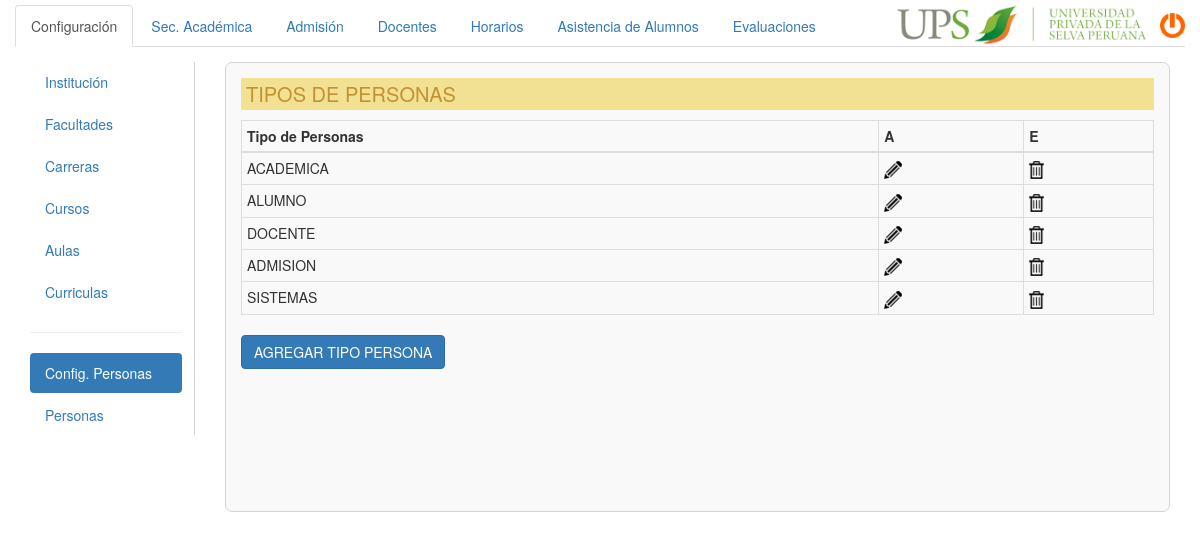
Screenshot of /configuracion/tipo_persona.php (signed in) with the database file from the repository.
### tables this page shows
CREATE TABLE IF NOT EXISTS `tipo_personas` (
  `id_tipo_persona` int(11) NOT NULL AUTO_INCREMENT,
  `tipo` varchar(50) NOT NULL,
  `estado` int(11) NOT NULL,
  PRIMARY KEY (`id_tipo_persona`)
);

### logica/configuracion_ln.php (called while the page is built, shortened)
<?php
require_once('../datos/configuracion_ad.php');
class Configuracion_ln{
	private $_tipo_persona;
	public function __construct(){
		$this->_tipo_persona=array();
	}
	public function listar_tipo_persona(){
		$confi_ad=new Configuracion_ad();
		$res=$confi_ad->listar_tipo_persona();
		while ($reg=mysql_fetch_assoc($res)) {
			$this->_tipo_persona[]=$reg;
		}
		return $this->_tipo_persona;
	}
}
?>

### datos/conexion.php (called while the page is built, shortened)
<?php
class Conexion{
	public static function conectar(){
		$con=mysql_connect('localhost','root','toor');
		$db=mysql_select_db("academia");
		return $con;
	}
}
?>

### datos/configuracion_ad.php (called while the page is built, shortened)
<?php
require_once('conexion.php');
class Configuracion_ad{
	public function listar_tipo_persona(){
		$sql="select id_tipo_persona,tipo from tipo_personas where estado=1 order by id_tipo_persona desc";
		$query=mysql_query($sql,Conexion::conectar());
		return $query;
	}
}
?>

### configuracion/tipo_persona.php (the view, shortened to what this page needs)
<?php
	require_once('../logica/configuracion_ln.php');
	$conln=new Configuracion_ln();
	$reg=$conln->listar_tipo_persona();
?>
<!DOCTYPE html>
<html lang="en">
<head>
	<link rel="stylesheet" href="../css/bootstrap.css">
	<link rel="stylesheet" type="text/css" href="../css/estilo.css">
</head>
<body>
	<div class="container-fluid">
		<?php include ('../menu_head.php');?>
			<div class="contenido">
				<div class="col-md-2">
					<div class="sidebar">
						<ul class="nav nav-pills nav-stacked">
							<li><a href="configuracion.php" data-toggle="tooltip" data-placement="right" title="Institución">Institución</a></li>
							<li><a href="facultades.php" data-toggle="tooltip" data-placement="right" title="Facultades">Facultades</a></li>
							<li><a href="carreras.php" data-toggle="tooltip" data-placement="right" title="Carreras">Carreras</a></li>
							<li><a href="cursos.php" data-toggle="tooltip" data-placement="right" title="Cursos">Cursos</a></li>
							<li><a href="aulas.php" data-toggle="tooltip" data-placement="right" title="Aulas">Aulas</a></li>
							<li><a href="curriculas.php" data-toggle="tooltip" data-placement="right" title="Currículas">Curriculas</a></li>
							<hr>
							<li  class="active"><a href="tipo_persona.php">Config. Personas</a></li>
							<li><a href="personas.php">Personas</a></li>
						</ul>
					</div>
				</div>
				<div class="col-md-10">
					<div class="side">
						<h1 class="titulo">TIPOS DE PERSONAS</h1>
						<?php $total=count($reg);
						if($total>0){?>
						<table class="table table-bordered table-condensed">
							<thead>
								<th>Tipo de Personas</th><th>A</th><th>E</th>
							</thead>
							<tbody>
								<?php
									for($i=0;$i<sizeof($reg);$i++){
										?>
									<tr>
										<td><?php echo $reg[$i]['tipo']?></td>
										<td><a href="#myModal<?php echo $i?>" data-toggle="modal"><img src="../img/lapiz.png" alt="lapiz" data-toggle="tooltip" data-placement="left" title="Actualizar"></a></td>
										<td><a href=""><img src="../img/papelera.png" alt="papelera" data-toggle="tooltip" data-placement="right" title="Eliminar"></a></td>
									</tr>
								</div>
										<?php
									}
								?>
						<?php }else{echo "<p>Sin registro, por favor agregue Tipo de Personas</p>";}?>
						<input type="button" name="agregar" value="AGREGAR TIPO PERSONA" class="btn btn-primary" data-toggle="modal" data-target="#myModal">
</body>
</html>

### css/estilo.css (style rules this page uses)
body { margin-top:5px;background: white; }
.contenido { margin-top: 15px;overflow: hidden; }
.sidebar { border-right: solid 1px ;padding-right: 12px;color: #D2D2D2; }
.side { border-radius: 0.5em;min-height: 450px;background: #F9F9F9;padding-left: 15px;padding-right: 15px;padding-top: 10px;border: 1px solid;border-color: #D3D3D3;padding-bottom: 10px;overflow: auto;max-height: 1000px; }
.titulo { font-size: 20px;color: #C39131;background-color: #F2E193;padding: 5px;font-style: bold;margin-top: 5px; }

### rows the page displays
tipo_personas: tipo "ACADEMICA"
tipo_personas: tipo "ALUMNO"
tipo_personas: tipo "DOCENTE"
tipo_personas: tipo "ADMISION"
tipo_personas: tipo "SISTEMAS"
